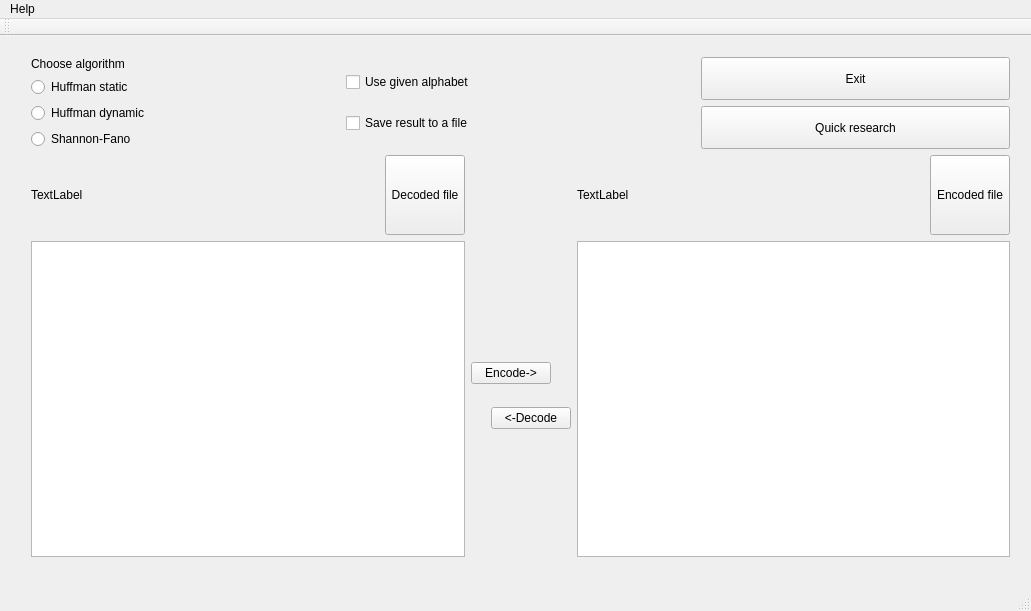
<?xml version="1.0" encoding="UTF-8"?>
<ui version="4.0">
 <class>MainWindow</class>
 <widget class="QMainWindow" name="MainWindow">
  <property name="geometry">
   <rect>
    <x>0</x>
    <y>0</y>
    <width>1031</width>
    <height>611</height>
   </rect>
  </property>
  <property name="windowTitle">
   <string>MainWindow</string>
  </property>
  <widget class="QWidget" name="centralWidget">
   <widget class="QWidget" name="layoutWidget">
    <property name="geometry">
     <rect>
      <x>20</x>
      <y>10</y>
      <width>1001</width>
      <height>522</height>
     </rect>
    </property>
    <layout class="QVBoxLayout" name="verticalLayout_6">
     <item>
      <layout class="QHBoxLayout" name="horizontalLayout_6">
       <item>
        <layout class="QVBoxLayout" name="verticalLayout">
         <item>
          <widget class="QLabel" name="label">
           <property name="text">
            <string>Choose algorithm</string>
           </property>
          </widget>
         </item>
         <item>
          <widget class="QRadioButton" name="HS">
           <property name="text">
            <string>Huffman static</string>
           </property>
          </widget>
         </item>
         <item>
          <widget class="QRadioButton" name="HD">
           <property name="text">
            <string>Huffman dynamic</string>
           </property>
          </widget>
         </item>
         <item>
          <widget class="QRadioButton" name="SF">
           <property name="text">
            <string>Shannon-Fano</string>
           </property>
          </widget>
         </item>
        </layout>
       </item>
       <item>
        <layout class="QVBoxLayout" name="verticalLayout_2">
         <item>
          <widget class="QCheckBox" name="abc_is_given">
           <property name="text">
            <string>Use given alphabet</string>
           </property>
          </widget>
         </item>
         <item>
          <widget class="QCheckBox" name="checkBox">
           <property name="text">
            <string>Save result to a file</string>
           </property>
          </widget>
         </item>
        </layout>
       </item>
       <item>
        <spacer name="horizontalSpacer_3">
         <property name="orientation">
          <enum>Qt::Horizontal</enum>
         </property>
         <property name="sizeType">
          <enum>QSizePolicy::Minimum</enum>
         </property>
         <property name="sizeHint" stdset="0">
          <size>
           <width>40</width>
           <height>20</height>
          </size>
         </property>
        </spacer>
       </item>
       <item>
        <layout class="QVBoxLayout" name="verticalLayout_7">
         <item>
          <widget class="QPushButton" name="exit">
           <property name="sizePolicy">
            <sizepolicy hsizetype="Minimum" vsizetype="Preferred">
             <horstretch>0</horstretch>
             <verstretch>0</verstretch>
            </sizepolicy>
           </property>
           <property name="text">
            <string>Exit</string>
           </property>
          </widget>
         </item>
         <item>
          <widget class="QPushButton" name="research">
           <property name="sizePolicy">
            <sizepolicy hsizetype="Minimum" vsizetype="Preferred">
             <horstretch>0</horstretch>
             <verstretch>0</verstretch>
            </sizepolicy>
           </property>
           <property name="text">
            <string>Quick research</string>
           </property>
          </widget>
         </item>
        </layout>
       </item>
      </layout>
     </item>
     <item>
      <layout class="QHBoxLayout" name="horizontalLayout_5">
       <item>
        <layout class="QVBoxLayout" name="verticalLayout_3">
         <item>
          <layout class="QHBoxLayout" name="horizontalLayout">
           <item>
            <widget class="QLabel" name="label_inp_file">
             <property name="sizePolicy">
              <sizepolicy hsizetype="Expanding" vsizetype="Preferred">
               <horstretch>0</horstretch>
               <verstretch>0</verstretch>
              </sizepolicy>
             </property>
             <property name="text">
              <string>TextLabel</string>
             </property>
            </widget>
           </item>
           <item>
            <spacer name="verticalSpacer">
             <property name="orientation">
              <enum>Qt::Vertical</enum>
             </property>
             <property name="sizeType">
              <enum>QSizePolicy::Fixed</enum>
             </property>
             <property name="sizeHint" stdset="0">
              <size>
               <width>10</width>
               <height>80</height>
              </size>
             </property>
            </spacer>
           </item>
           <item>
            <widget class="QPushButton" name="choose_decoded_file">
             <property name="sizePolicy">
              <sizepolicy hsizetype="Minimum" vsizetype="Preferred">
               <horstretch>0</horstretch>
               <verstretch>0</verstretch>
              </sizepolicy>
             </property>
             <property name="text">
              <string>Decoded file</string>
             </property>
            </widget>
           </item>
          </layout>
         </item>
         <item>
          <widget class="QPlainTextEdit" name="decoded"/>
         </item>
        </layout>
       </item>
       <item>
        <layout class="QVBoxLayout" name="verticalLayout_5">
         <item>
          <spacer name="verticalSpacer_4">
           <property name="orientation">
            <enum>Qt::Vertical</enum>
           </property>
           <property name="sizeType">
            <enum>QSizePolicy::Fixed</enum>
           </property>
           <property name="sizeHint" stdset="0">
            <size>
             <width>20</width>
             <height>190</height>
            </size>
           </property>
          </spacer>
         </item>
         <item>
          <layout class="QHBoxLayout" name="horizontalLayout_3">
           <item>
            <widget class="QPushButton" name="push_encode">
             <property name="text">
              <string>Encode-&gt;</string>
             </property>
            </widget>
           </item>
           <item>
            <spacer name="horizontalSpacer">
             <property name="orientation">
              <enum>Qt::Horizontal</enum>
             </property>
             <property name="sizeType">
              <enum>QSizePolicy::Fixed</enum>
             </property>
             <property name="sizeHint" stdset="0">
              <size>
               <width>20</width>
               <height>20</height>
              </size>
             </property>
            </spacer>
           </item>
          </layout>
         </item>
         <item>
          <layout class="QHBoxLayout" name="horizontalLayout_4">
           <item>
            <spacer name="horizontalSpacer_2">
             <property name="orientation">
              <enum>Qt::Horizontal</enum>
             </property>
             <property name="sizeType">
              <enum>QSizePolicy::Fixed</enum>
             </property>
             <property name="sizeHint" stdset="0">
              <size>
               <width>20</width>
               <height>20</height>
              </size>
             </property>
            </spacer>
           </item>
           <item>
            <widget class="QPushButton" name="push_decode">
             <property name="text">
              <string>&lt;-Decode</string>
             </property>
            </widget>
           </item>
          </layout>
         </item>
         <item>
          <spacer name="verticalSpacer_3">
           <property name="orientation">
            <enum>Qt::Vertical</enum>
           </property>
           <property name="sizeType">
            <enum>QSizePolicy::Fixed</enum>
           </property>
           <property name="sizeHint" stdset="0">
            <size>
             <width>20</width>
             <height>110</height>
            </size>
           </property>
          </spacer>
         </item>
        </layout>
       </item>
       <item>
        <layout class="QVBoxLayout" name="verticalLayout_4">
         <item>
          <layout class="QHBoxLayout" name="horizontalLayout_2">
           <item>
            <widget class="QLabel" name="label_out_file">
             <property name="sizePolicy">
              <sizepolicy hsizetype="Expanding" vsizetype="Preferred">
               <horstretch>0</horstretch>
               <verstretch>0</verstretch>
              </sizepolicy>
             </property>
             <property name="text">
              <string>TextLabel</string>
             </property>
            </widget>
           </item>
           <item>
            <spacer name="verticalSpacer_2">
             <property name="orientation">
              <enum>Qt::Vertical</enum>
             </property>
             <property name="sizeType">
              <enum>QSizePolicy::Fixed</enum>
             </property>
             <property name="sizeHint" stdset="0">
              <size>
               <width>10</width>
               <height>80</height>
              </size>
             </property>
            </spacer>
           </item>
           <item>
            <widget class="QPushButton" name="choose_encoded_file">
             <property name="sizePolicy">
              <sizepolicy hsizetype="Minimum" vsizetype="Preferred">
               <horstretch>0</horstretch>
               <verstretch>0</verstretch>
              </sizepolicy>
             </property>
             <property name="text">
              <string>Encoded file</string>
             </property>
            </widget>
           </item>
          </layout>
         </item>
         <item>
          <widget class="QPlainTextEdit" name="encoded"/>
         </item>
        </layout>
       </item>
      </layout>
     </item>
    </layout>
   </widget>
  </widget>
  <widget class="QMenuBar" name="menuBar">
   <property name="geometry">
    <rect>
     <x>0</x>
     <y>0</y>
     <width>1031</width>
     <height>27</height>
    </rect>
   </property>
   <widget class="QMenu" name="menuAbout">
    <property name="title">
     <string>Help</string>
    </property>
    <addaction name="separator"/>
    <addaction name="separator"/>
    <addaction name="actionManual"/>
    <addaction name="actionAbout"/>
    <addaction name="actionTechnical_information"/>
   </widget>
   <addaction name="menuAbout"/>
  </widget>
  <widget class="QToolBar" name="mainToolBar">
   <attribute name="toolBarArea">
    <enum>TopToolBarArea</enum>
   </attribute>
   <attribute name="toolBarBreak">
    <bool>false</bool>
   </attribute>
  </widget>
  <widget class="QStatusBar" name="statusBar"/>
  <action name="actionAbout">
   <property name="text">
    <string>About</string>
   </property>
  </action>
  <action name="actionTechnical_information">
   <property name="text">
    <string>Technical information</string>
   </property>
  </action>
  <action name="actionManual">
   <property name="text">
    <string>Manual</string>
   </property>
  </action>
 </widget>
 <layoutdefault spacing="6" margin="11"/>
 <resources/>
 <connections/>
</ui>
